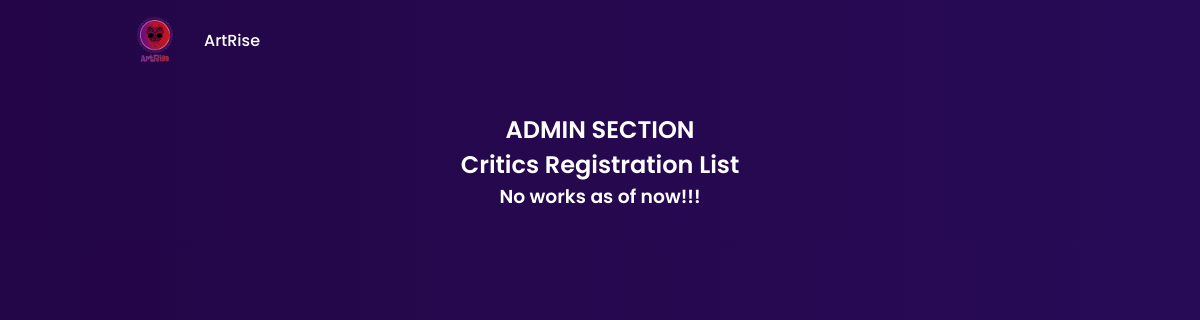
Before: /admin/admin.php with the older database file.
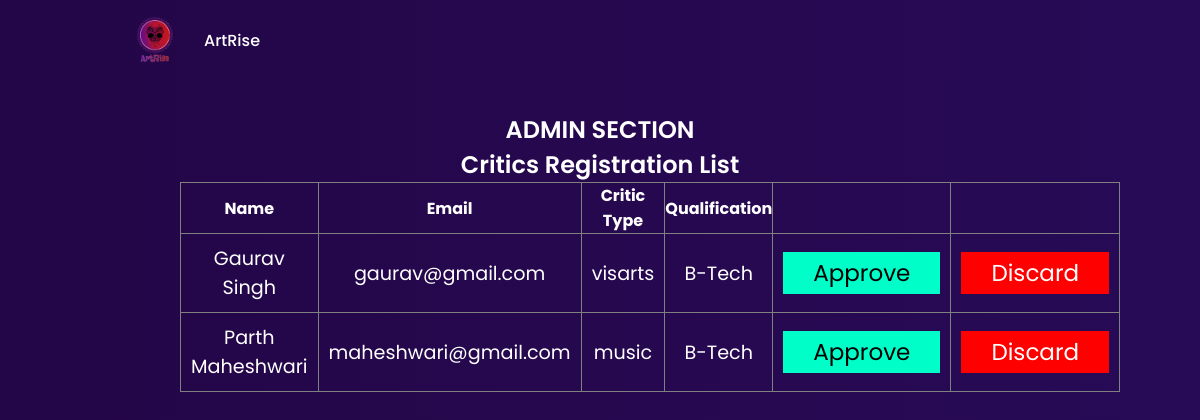
After: the same page with the newer database file.
### tables this page shows
CREATE TABLE `critics_request` (
  `name` varchar(25) NOT NULL,
  `email` varchar(50) NOT NULL,
  `critic_type` varchar(20) NOT NULL,
  `qualification` varchar(25) NOT NULL,
  `password` varchar(300) NOT NULL,
  `verification_code` varchar(255) NOT NULL,
  `is_verified` int(10) NOT NULL DEFAULT 0
);

### admin/admin.php (the view, shortened to what this page needs)
<?php
    include "../db_connect.php";
?>
<!DOCTYPE html>
    <html lang="en">
    <head>
        <link rel="stylesheet" href="https://cdn.jsdelivr.net/npm/boxicons@latest/css/boxicons.min.css">
        <link rel="stylesheet" href="../assets/css/styles.css">
        <link rel="stylesheet" href="admin.css">
    </head>
    <body>
        <header class="header" id="header">
            <nav class="nav container">
                <a href="#" class="nav__logo">
                    <img src="../assets/img/logo1.png" alt="" class="nav__logo-img">
                    ArtRise
                </a>
            </nav>
        </header>
        <main class="main">
            <section class="section category">
                <div class="data" id="admin">
                    <h1 class="welcome">ADMIN SECTION</h1>
                    <h2>Critics Registration List</h2>
                    <table border="1" cellpadding="0">
                        <?php
                            $sql="SELECT * from critics_request;";
                            $result=mysqli_query($conn, $sql);
                            if(mysqli_num_rows($result) > 0)
                            {
                                echo
                                '<thead>
                                    <tr>
                                        <th>Name</th>
                                        <th>Email</th>
                                        <th>Critic Type</th>
                                        <th>Qualification</th>
                                        <th></th>
                                        <th></th>
                                    </tr>
                                </thead>';
                                while($row = mysqli_fetch_array($result))
                                {
                                    echo "<tr>" .
                                    "<td>" . $row["name"]. "</td>".
                                    "<td>" . $row["email"]. "</td>".
                                    "<td>" . $row["critic_type"]. "</td>".
                                    "<td>" . $row["qualification"]. "</td>".
                                    "<td> <a href='admin.php?id=".$row['email']."'
                                            class='approve'>Approve</a>
                                    </td>".
                                    "<td> <a href='admin.php?id1=".$row['email']."'
                                            class='discard'>Discard</a>
                                    </td>".
                                    "</tr>";
                                }
                            }
                            else
                                echo '<h3>No works as of now!!!</h3>';
                        ?>
                    </table>
                </div>
            </section>
        </main>
    </body>
</html>

### assets/css/styles.css (style rules this page uses)
:root { --header-height: 3.5rem; --hue: 14; --first-color: hsl(var(--hue), 91%, 54%); --first-color-alt: hsl(var(--hue), 91%, 50%); --title-color: hsl(var(--hue), 4%, 100%); --text-color: hsl(var(--hue), 4%, 85%); --text-color-light: hsl(var(--hue), 4%, 55%); --body-color: linear-gradient(90deg, hsl(267, 85%, 15%) 0%, hsl(263, 78%, 19%) 100%); --container-color: linear-gradient(136deg, hwb(260 3% 80%) 0%, hsl(266, 48%, 16%) 100%); --body-font: 'Poppins', sans-serif; --biggest-font-size: 2rem; --h1-font-size: 1.5rem; --h2-font-size: 1.25rem; --h3-font-size: 1rem; --normal-font-size: .938rem; --small-font-size: .813rem; --smaller-font-size: .75rem; --font-medium: 500; --font-semi-bold: 600; --font-black: 900; --mb-0-25: .25rem; --mb-0-5: .5rem; --mb-0-75: .75rem; --mb-1: 1rem; --mb-1-5: 1.5rem; --mb-2: 2rem; --mb-2-5: 2.5rem; --z-tooltip: 10; --z-fixed: 100; }
@media screen and (min-width: 992px) { :root { --biggest-font-size: 4rem; --h1-font-size: 2.25rem; --h2-font-size: 1.5rem; --h3-font-size: 1.25rem; --normal-font-size: 1rem; --small-font-size: .875rem; --smaller-font-size: .813rem; } }
* { box-sizing: border-box; padding: 0; margin: 0; }
html { scroll-behavior: smooth; }
body { margin: var(--header-height) 0 0 0; font-family: var(--body-font); font-size: var(--normal-font-size); background: var(--body-color); color: var(--text-color); }
h1,h2,h3,h4 { color: var(--title-color); font-weight: var(--font-semi-bold); }
a { text-decoration: none; }
img { max-width: 100%; height: auto; }
.section { padding: 4.5rem 0 2rem; }
.container { max-width: 968px; margin-left: var(--mb-1-5); margin-right: var(--mb-1-5); }
.main { overflow: hidden; }
.header { width: 100%; background: var(--body-color); position: fixed; top: 0; left: 0; z-index: var(--z-fixed); }
.nav { height: var(--header-height); display: flex; justify-content: space-between; align-items: center; }
.nav__logo { display: flex; align-items: center; column-gap: .5rem; font-weight: var(--font-medium); }
.nav__logo-img { width: 5rem; }
.nav__link, .nav__logo, .nav__toggle, .nav__close { color: var(--title-color); }
@media screen and (min-width: 767px) { body { margin: 0; } }
@media screen and (min-width: 767px) { .section { padding: 7rem 0 2rem; } }
@media screen and (min-width: 767px) { .nav { height: calc(var(--header-height) + 1.5rem); } }
@media screen and (min-width: 992px) { .container { margin-left: auto; margin-right: auto; } }

### admin/admin.css (style rules this page uses)
#admin { text-align: center; justify-content: center; width: 70%; margin: auto; }
table { border-collapse: collapse; width: 100%; margin: auto; text-align: center; }
table th { color: #fff; }
table td { color: #fff; font-size: 1.2em; padding: 10px; text-align: center; }
.approve { background: #00ffc8; color: rgb(0, 0, 0); font-size: 1.2em; padding: 5px 30px; text-decoration: none; }
.discard { background: #ff0000; color: rgb(255, 255, 255); font-size: 1.2em; padding: 5px 30px; text-decoration: none; }

Changed rows visible on the page:
added critics_request: name "Gaurav Singh", email "gaurav@gmail.com", critic_type "visarts", qualification "B-Tech"
added critics_request: name "Parth Maheshwari", email "maheshwari@gmail.com", critic_type "music", qualification "B-Tech"
Other visible differences:
text no longer shown: "No works as of now!!!"
text now shown: "Name Email Critic Type Qualification"
